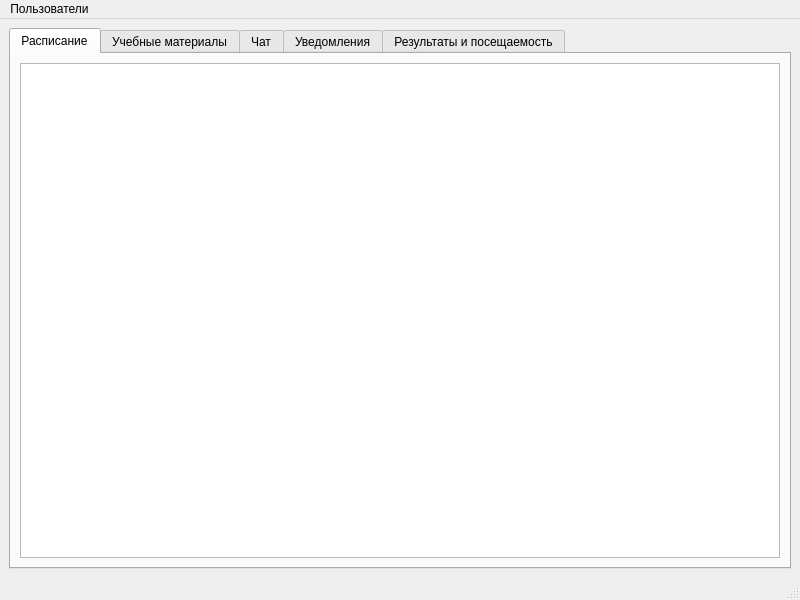
<?xml version="1.0" encoding="UTF-8"?>
<ui version="4.0">
 <class>MainWindow</class>
 <widget class="QMainWindow" name="MainWindow">
  <property name="geometry">
   <rect>
    <x>0</x>
    <y>0</y>
    <width>800</width>
    <height>600</height>
   </rect>
  </property>
  <property name="windowTitle">
   <string>АС «Campus Helper»</string>
  </property>
  <widget class="QWidget" name="centralwidget">
   <layout class="QVBoxLayout" name="verticalLayout">
    <item>
     <widget class="QTabWidget" name="tabWidget">
      <property name="currentIndex">
       <number>0</number>
      </property>
      <widget class="QWidget" name="tabSchedule">
       <attribute name="title">
        <string>Расписание</string>
       </attribute>
       <layout class="QVBoxLayout" name="verticalLayout_2">
        <item>
         <widget class="QTableWidget" name="tableSchedule"/>
        </item>
       </layout>
      </widget>
      <widget class="QWidget" name="tabMaterials">
       <attribute name="title">
        <string>Учебные материалы</string>
       </attribute>
      </widget>
      <widget class="QWidget" name="tabChat">
       <attribute name="title">
        <string>Чат</string>
       </attribute>
      </widget>
      <widget class="QWidget" name="tabNotifications">
       <attribute name="title">
        <string>Уведомления</string>
       </attribute>
      </widget>
      <widget class="QWidget" name="tabResults">
       <attribute name="title">
        <string>Результаты и посещаемость</string>
       </attribute>
      </widget>
     </widget>
    </item>
   </layout>
  </widget>
  <widget class="QMenuBar" name="menubar">
   <property name="nativeMenuBar">
    <bool>false</bool>
   </property>
   <widget class="QMenu" name="menuUsers">
    <property name="title">
     <string>Пользователи</string>
    </property>
    <addaction name="actionAddUser"/>
   </widget>
   <addaction name="menuUsers"/>
  </widget>
  <widget class="QStatusBar" name="statusbar"/>
  <action name="actionAddUser">
   <property name="text">
    <string>Добавить пользователя в БД</string>
   </property>
  </action>
 </widget>
 <resources/>
 <connections/>
</ui>
